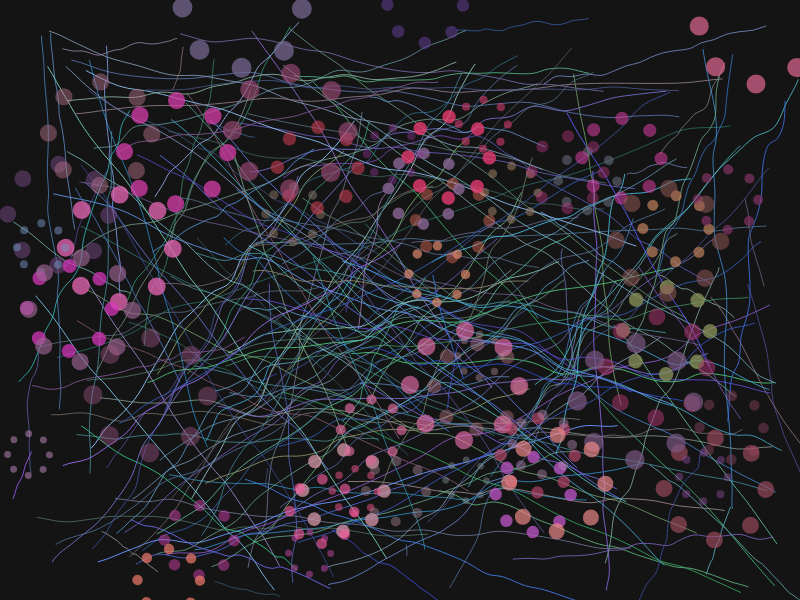
Frame 1 (no input)
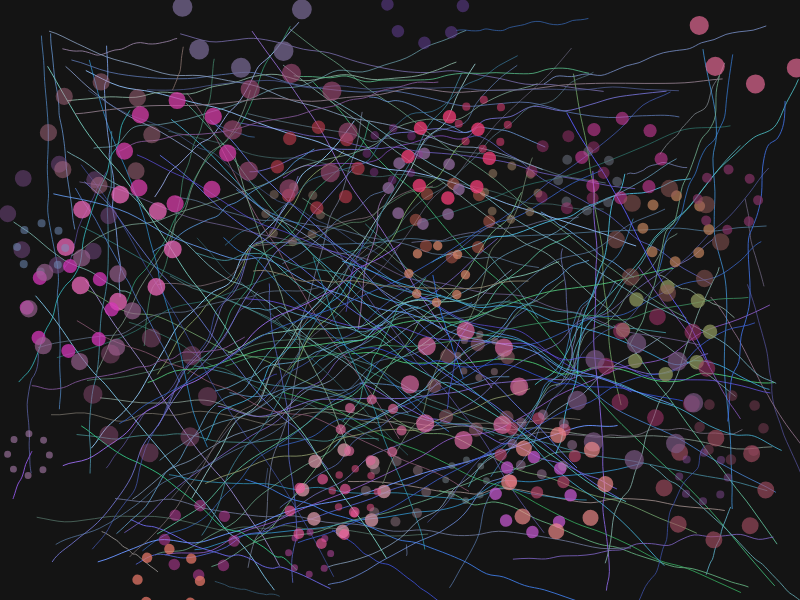
Frame 2 (the mouse pressed at the canvas centre, redrawn once)

The p5.js sketch that drew these frames (run headless with seeded random() and noise() and a simulated clock; the mouse was pressed at the canvas centre and the sketch redrawn once):

// p5.js sketch
// ── sketch.js
let fibers = [];
let knots = [];

function setup() {
  createCanvas(800, 600);
  noLoop();
  
  // Create fibers
  for (let i = 0; i < 200; i++) {
    let fiber = {
      points: [],
      color: color(
        random(50, 150),
        random(80, 200),
        random(100, 255),
        random(150, 255)
      )
    };
    
    let start = createVector(random(width), random(height));
    let end = createVector(random(width), random(height));
    
    // Create a curved path
    let midPoint = p5.Vector.lerp(start, end, 0.5);
    midPoint.add(
      random(-100, 100),
      random(-100, 100)
    );
    
    for (let j = 0; j < 20; j++) {
      let t = map(j, 0, 19, 0, 1);
      let point = p5.Vector.lerp(start, end, t);
      point.add(
        noise(point.x * 0.01, point.y * 0.01) * 30,
        noise(point.x * 0.02, point.y * 0.02) * 30
      );
      fiber.points.push(point);
    }
    
    fibers.push(fiber);
  }
  
  // Create knots (geometric intersections)
  for (let i = 0; i < 50; i++) {
    let knot = {
      x: random(width),
      y: random(height),
      size: random(20, 60),
      color: color(
        random(100, 255),
        random(50, 150),
        random(80, 200),
        random(100, 200)
      )
    };
    knots.push(knot);
  }
}

function draw() {
  background(20);
  
  // Draw fibers
  for (let fiber of fibers) {
    stroke(fiber.color);
    noFill();
    beginShape();
    for (let point of fiber.points) {
      curveVertex(point.x, point.y);
    }
    endShape();
  }
  
  // Draw knots
  for (let knot of knots) {
    fill(knot.color);
    noStroke();
    
    push();
    translate(knot.x, knot.y);
    rotate(frameCount * 0.01);
    
    // Draw geometric knot shape
    for (let i = 0; i < 8; i++) {
      let angle = TWO_PI / 8 * i;
      let x = cos(angle) * knot.size;
      let y = sin(angle) * knot.size;
      
      ellipse(x, y, knot.size/3, knot.size/3);
    }
    
    pop();
  }
}
